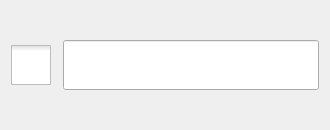
<?xml version="1.0" encoding="UTF-8"?>
<ui version="4.0">
 <class>Form</class>
 <widget class="QWidget" name="Form">
  <property name="geometry">
   <rect>
    <x>0</x>
    <y>0</y>
    <width>330</width>
    <height>130</height>
   </rect>
  </property>
  <property name="minimumSize">
   <size>
    <width>330</width>
    <height>130</height>
   </size>
  </property>
  <property name="maximumSize">
   <size>
    <width>16777215</width>
    <height>16777215</height>
   </size>
  </property>
  <property name="windowTitle">
   <string>Form</string>
  </property>
  <layout class="QVBoxLayout" name="verticalLayout">
   <item>
    <layout class="QHBoxLayout" name="horizontalLayout">
     <item>
      <widget class="QCheckBox" name="estadoDeber">
       <property name="minimumSize">
        <size>
         <width>40</width>
         <height>40</height>
        </size>
       </property>
       <property name="maximumSize">
        <size>
         <width>70</width>
         <height>70</height>
        </size>
       </property>
       <property name="styleSheet">
        <string notr="true">QCheckBox::indicator {
     width: 40px;
     height:40px;
 }

  QCheckBox::indicator:checked
  {
	border-image: url(:/ICON/IMAGENES/check_on.png);

  }
  QCheckBox::indicator:unchecked
  {
	border-image: url(:/ICON/IMAGENES/check_off.png);
  }

</string>
       </property>
       <property name="text">
        <string/>
       </property>
      </widget>
     </item>
     <item>
      <widget class="QLineEdit" name="lineEdit_deber">
       <property name="minimumSize">
        <size>
         <width>0</width>
         <height>50</height>
        </size>
       </property>
      </widget>
     </item>
    </layout>
   </item>
  </layout>
 </widget>
 <resources>
  <include location="../../IMAG.qrc"/>
 </resources>
 <connections/>
</ui>
